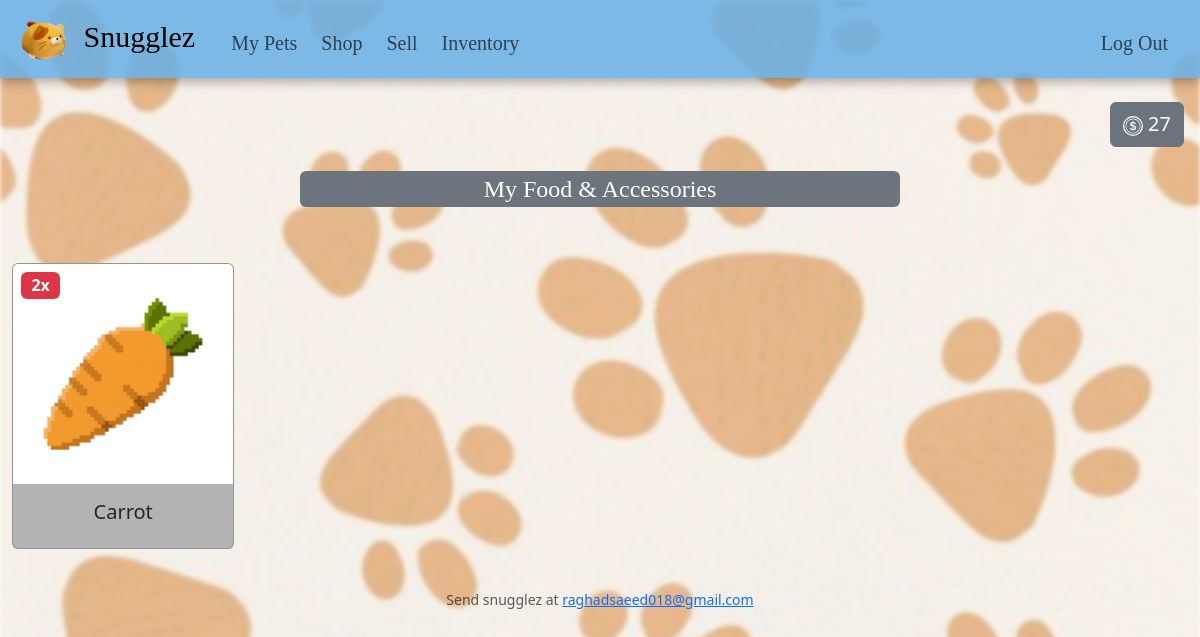
The page /inventory (signed in) on the database its author committed.
### tables this page shows
CREATE TABLE animals (
    id INTEGER NOT NULL,
    name TEXT NOT NULL,
    description TEXT NOT NULL,
    image TEXT NOT NULL,
    price INTEGER NOT NULL,
    category TEXT NOT NULL,
    PRIMARY KEY(id)
);

### app.py (the view)
@app.route("/inventory")
@login_required
def inventory():
    cash = db.execute("SELECT cash FROM users WHERE id = ?", session["user_id"])[0]["cash"]
    items = db.execute("""
        SELECT animals.*, COUNT(*) as count
        FROM purchases
        JOIN animals ON purchases.animal_id = animals.id
        WHERE purchases.user_id = ? AND animals.category IN (
            SELECT category FROM animals WHERE category IN ('food', 'accessory')
        )
        GROUP BY animals.id
    """, session["user_id"])
    return render_template("inventory.html", cash=cash, items=items)

### app.py (called while the page is built)
@app.after_request
def after_request(response):
    response.headers["Cache-Control"] = "no-cache, no-store, must-revalidate"
    response.headers["Expires"] = 0
    response.headers["Pragma"] = "no-cache"
    return response

### helpers.py (called while the page is built)
def login_required(f):
    @wraps(f)
    def decorated_function(*args, **kwargs):
        if session.get("user_id") is None:
            return redirect("/login")
        return f(*args, **kwargs)
    return decorated_function

### templates/inventory.html (shortened to what this page needs)
{% extends "layout.html" %}
{% block main %}
    <div class="py-4 d-flex">
        <button class="btn btn-secondary fs-5 ms-auto me-3">
            {{ cash }}
        </button>
    </div>
    <div class="mx-auto text-center mb-4">
        <label for="petSelect" class="form-label text-bg-secondary fs-4 snugglez rounded w-50">My Food & Accessories</label>
    </div>
    <div class="text-center container-fluid py-4">
        <div class="row row-cols-2 row-cols-md-2 row-cols-lg-5 g-3">
            {% if items %}
                {% for item in items %}
                    <div class="{{ item['category'] }}">
                        <div class="col">
                            <div class="card mb-3">
                                <img src="{{ item['image'] }}" class="card-img-top aspect-ratio-16x9" alt="Item image">
                                {% if item["count"] > 1 %}
                                    <span class="badge text-bg-danger position-absolute position-relative top-0 start-0 m-2 fs-6">{{ item["count"] }}x</span>
                                {% endif %}
                                <div class="card-body">
                                    <h5 class="card-title">{{ item['name'] }}</h5>
                                </div>
                            </div>
                        </div>
                    </div>
                {% endfor %}
            {% else %}
                <div class="text-center mx-auto mb-5 mt-5">
                    <p class="h3 text-body-secondary"><i>You don't own any items! To buy items, Go to <a href="/shop">shop</a> -> Accessories & Food</i></p>
                </div>
            {% endif %}
        </div>
    </div>
{% endblock %}

### static/styles.css (style rules this page uses)
body::before { content: ""; position: fixed; top: 0; left: 0; width: 100%; height: 100%; background: url('/static/images/bgPaws.jpg') center/cover no-repeat; filter: blur(2px); z-index: -1; }
.snugglez { font-family: "Ink Free", bold; font-size: 20px; }
.food .card { background-color: rgb(179, 179, 179); }

### rows shown on the page
animals: image (picture), count "2", name "Carrot"

### other values the page prints
{{ cash }} "27"
